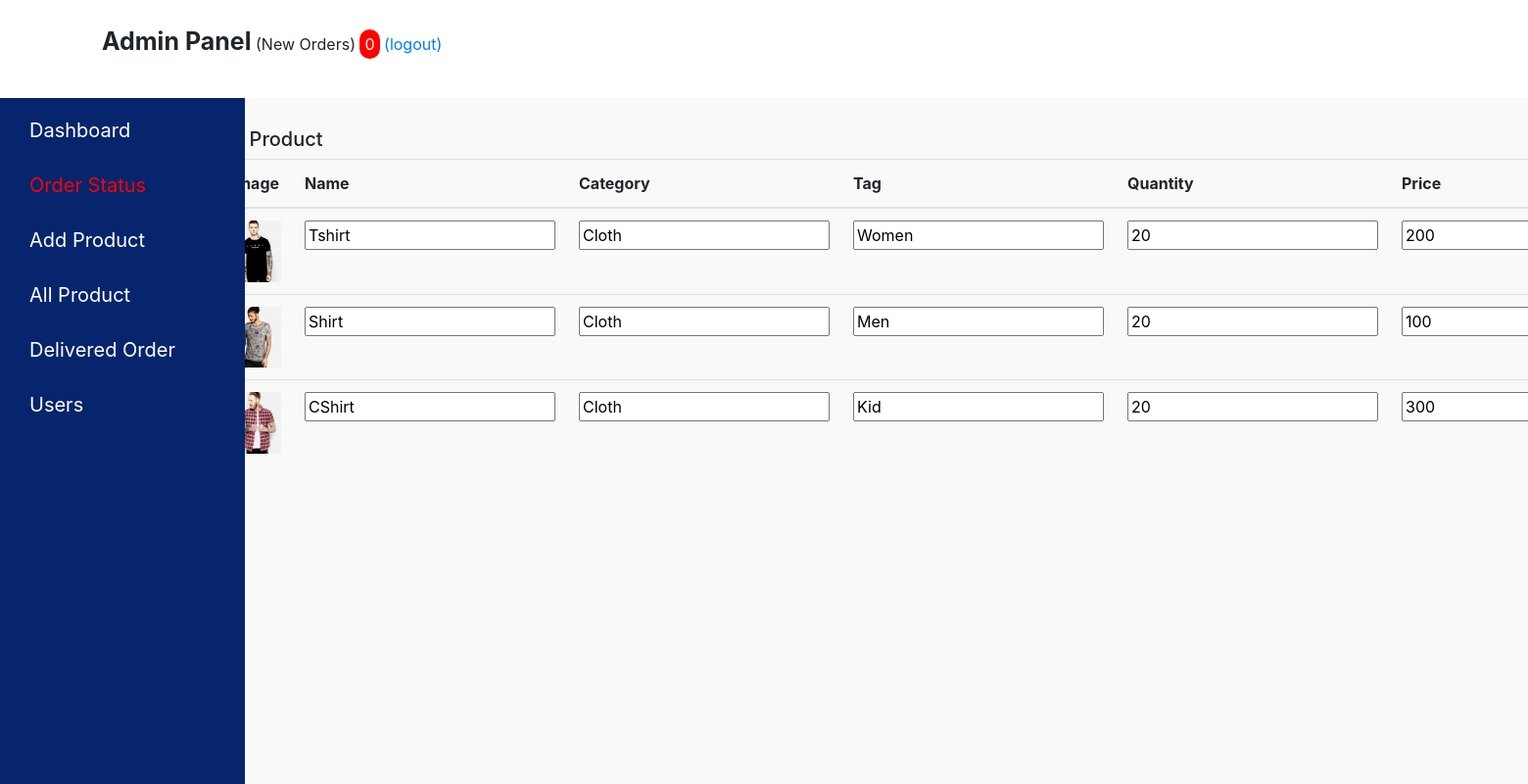
The page /admin/all_product.php (signed in) on the database its author committed.
### tables this page shows
CREATE TABLE `product` (
  `p_id` int(100) NOT NULL,
  `name` varchar(100) NOT NULL,
  `category` varchar(100) NOT NULL,
  `description` varchar(100) NOT NULL,
  `tags` varchar(255) NOT NULL,
  `quantity` int(100) NOT NULL,
  `Price` int(100) NOT NULL,
  `imgname` varchar(100) NOT NULL
);

### admin/all_product.php (the view, shortened to what this page needs)
<?php
 include 'header.php';
 include 'lib/connection.php';
  $sql = "SELECT * FROM product";
  $result = $conn -> query ($sql);
?>
<!DOCTYPE html>
<html lang="en">
<head>
    <link rel="stylesheet" href="css/pending_orders.css">
</head>
<body>
<div class="container pendingbody">
  <h5>All Product</h5>
<table class="table">
  <thead>
    <tr>
      <th scope="col">Image</th>
      <th scope="col">Name</th>
      <th scope="col">Category</th>
      <th scope="col">Tag</th>
      <th scope="col">Quantity</th>
      <th scope="col">Price</th>
    </tr>
  </thead>
  <tbody>
  <?php
          if (mysqli_num_rows($result) > 0) {
            while($row = mysqli_fetch_assoc($result)) {
              ?>
    <tr>
      <td><img src="product_img/<?php echo $row['imgname']; ?>" style="width:50px;"></td>
     <form action="<?php echo $_SERVER['PHP_SELF']; ?>" method="post">
        <td><input type="text" name="update_name"  value="<?php echo $row['name']; ?>" ></td>
        <td><input type="text" name="update_category"  value="<?php echo $row['category']; ?>" ></td>
        <td><input type="text" name="update_tag"  value="<?php echo $row['tags']; ?>" ></td>
        <td><input type="number" name="update_quantity"  value="<?php echo $row['quantity']; ?>" ></td>
        <td> <input type="number" name="update_Price" value="<?php echo $row['Price']; ?>" ></td>
      </form></td>
    </tr>
    <?php
    }
        }
        else
            echo "0 results";
        ?>
  </tbody>
</table>
</div>
</body>
</html>

### admin/css/style.css (style rules this page uses)
body { background-color: #f9f9f9; }

### admin/css/pending_orders.css (style rules this page uses)
.pendingbody { padding-top: 30px; }

### rows shown on the page
product: imgname (picture), update_name "Tshirt", update_category "Cloth", update_tag "Women", update_quantity "20", update_Price "200"
product: imgname (picture), update_name "Shirt", update_category "Cloth", update_tag "Men", update_quantity "20", update_Price "100"
product: imgname (picture), update_name "CShirt", update_category "Cloth", update_tag "Kid", update_quantity "20", update_Price "300"

### other values the page prints
$c "0"
